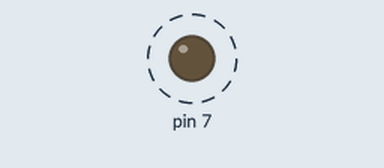
The sketch below on a simulated Arduino Uno, built with avr-gcc and run on an emulated ATmega328P. Parts: output pins drawn as LEDs (lit = HIGH). Dashed ring = blinking. What the sketch prints to the serial monitor is not drawn.

Above: at 0.5 s.
Timing chart, 0 to 3.0 s (numbered marks = the images above):
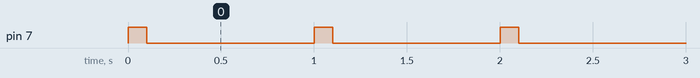

The sketch:

beeper_prototype.ino
```cpp
int counter = 10;
bool running = true;

void setup() {
  pinMode(7, OUTPUT);
  digitalWrite(7, LOW);
  Serial.begin(9600);
}

void loop() {
  // Don't do anything if we've already detonated
  if (!running) return;

  if (counter == 0)
  {
    // Just make a loud noise forever
    digitalWrite(7, HIGH);

    // Print our last message
    Serial.println("You're dead lmao");

    // Flip the running switch off
    running = false;
  }
  else
  {
    // Print the counter to serial
    Serial.println(counter);

    // Beep for 100ms
    digitalWrite(7, HIGH);
    delay(100);
    digitalWrite(7, LOW);

    // Wait the remaining 900ms
    delay(900);

    // Decrement the counter
    counter--;
  }
}
```

Measured:
- by itself, pin 7: alternates HIGH for 0.10 s and LOW for 0.90 s, 21 changes in all, then stays HIGH
